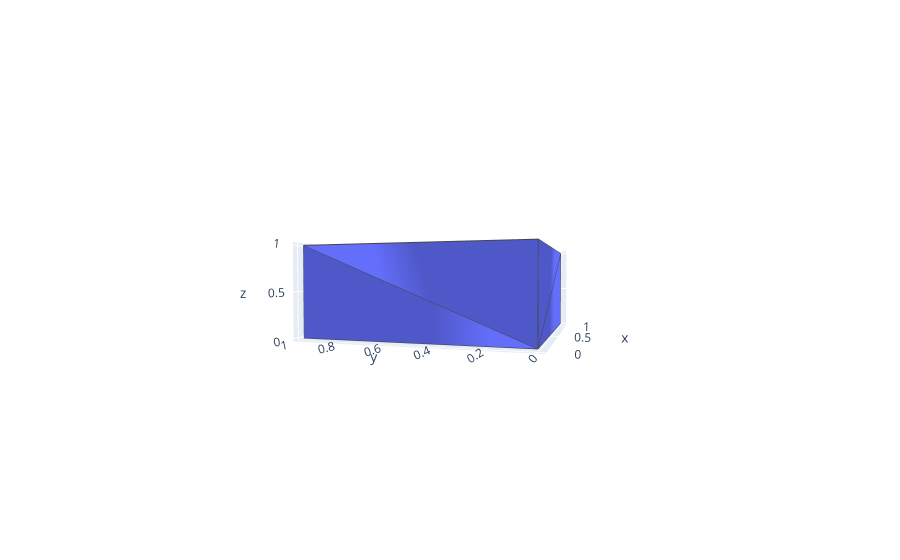

The notebook cell this image was saved under:
### Code cell
points=np.stack([x,y,z],axis=1)
plotMeshPlotly(points, triangles)

### Figure 1 — Plotly figure (JSON) as saved in the notebook; plotly's stock layout.template omitted (floating-point values rounded to 4 significant figures)
{"data": [{"i": [0, 3, 0, 3, 6, 6, 2, 5, 3, 6, 0, 5], "j": [1, 2, 4, 0, 7, 5, 1, 6, 2, 2, 1, 1], "k": [2, 0, 7, 7, 4, 4, 6, 1, 7, 7, 4, 4], "type": "mesh3d", "x": [0, 0, 0, 0, 1, 1, 1, 1], "y": [0, 1, 1, 0, 0, 1, 1, 0], "z": [0, 0, 1, 1, 0, 0, 1, 1]}, {"line": {"color": "rgb(70,70,70)", "width": 2}, "mode": "lines", "name": "", "type": "scatter3d", "x": [0, 0, 0, 0, null, 0, 0, 0, 0, null, 0, 1, 1, 0, null, 0, 0, 1, 0, null, 1, 1, 1, 1, null, 1, 1, 1, 1, null, 0, 0, 1, 0, null, 1, 1, 0, 1, null, 0, 0, 1, 0, null, 1, 0, 1, 1, null, 0, 0, 1, 0, null, 1, 0, 1, 1, null], "y": [0, 1, 1, 0, null, 0, 1, 0, 0, null, 0, 0, 0, 0, null, 0, 0, 0, 0, null, 1, 0, 0, 1, null, 1, 1, 0, 1, null, 1, 1, 1, 1, null, 1, 1, 1, 1, null, 0, 1, 0, 0, null, 1, 1, 0, 1, null, 0, 1, 0, 0, null, 1, 1, 0, 1, null], "z": [0, 0, 1, 0, null, 1, 1, 0, 1, null, 0, 0, 1, 0, null, 1, 0, 1, 1, null, 1, 1, 0, 1, null, 1, 0, 0, 1, null, 1, 0, 1, 1, null, 0, 1, 0, 0, null, 1, 1, 1, 1, null, 1, 1, 1, 1, null, 0, 0, 0, 0, null, 0, 0, 0, 0, null]}], "layout": {"autosize": true, "scene": {"aspectratio": {"x": 1, "y": 1, "z": 0.4}, "camera": {"center": {"x": 0, "y": 0, "z": 0}, "eye": {"x": -2.058, "y": -0.6692, "z": 0.05226}, "projection": {"type": "perspective"}, "up": {"x": 0, "y": 0, "z": 1}}}}}
